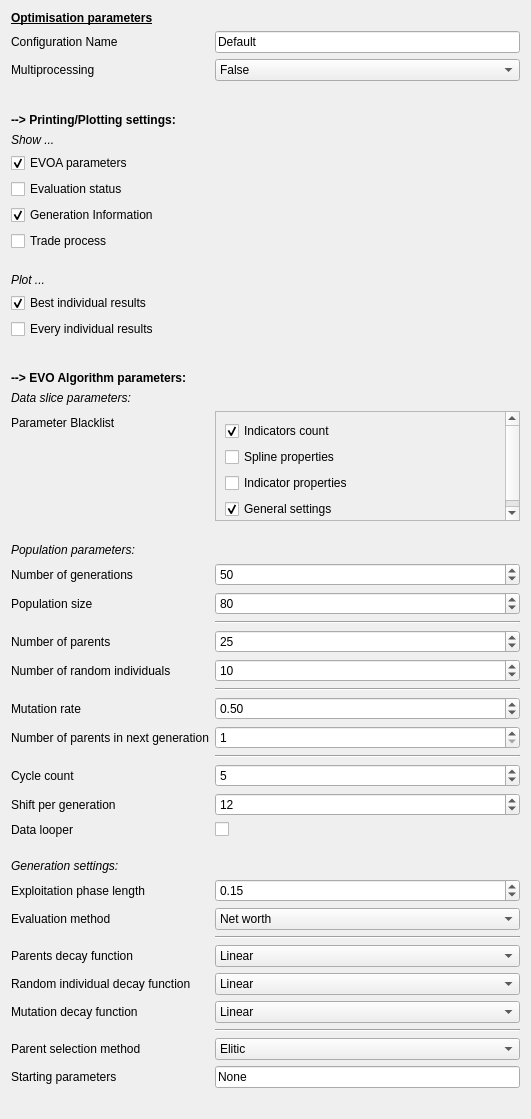
                <widget class="QWidget" name="scrollAreaWidgetContents_4">
                 <property name="geometry">
                  <rect>
                   <x>0</x>
                   <y>0</y>
                   <width>531</width>
                   <height>1046</height>
                  </rect>
                 </property>
                 <layout class="QFormLayout" name="formLayout">
                  <item row="0" column="0">
                   <widget class="QLabel" name="label_3">
                    <property name="text">
                     <string>&lt;html&gt;&lt;head/&gt;&lt;body&gt;&lt;p&gt;&lt;span style=&quot; font-size:9pt; font-weight:600; text-decoration: underline;&quot;&gt;Optimisation parameters&lt;/span&gt;&lt;/p&gt;&lt;/body&gt;&lt;/html&gt;</string>
                    </property>
                   </widget>
                  </item>
                  <item row="2" column="0">
                   <widget class="QLabel" name="label_5">
                    <property name="text">
                     <string>Multiprocessing</string>
                    </property>
                   </widget>
                  </item>
                  <item row="2" column="1">
                   <widget class="QComboBox" name="EVOA_optimisation_multiprocessing">
                    <item>
                     <property name="text">
                      <string>False</string>
                     </property>
                    </item>
                    <item>
                     <property name="text">
                      <string>True</string>
                     </property>
                    </item>
                   </widget>
                  </item>
                  <item row="4" column="0">
                   <widget class="QLabel" name="label_4">
                    <property name="text">
                     <string>&lt;html&gt;&lt;head/&gt;&lt;body&gt;&lt;p&gt;&lt;span style=&quot; font-size:9pt; font-weight:600;&quot;&gt;--&amp;gt; Printing/Plotting settings:&lt;/span&gt;&lt;/p&gt;&lt;/body&gt;&lt;/html&gt;</string>
                    </property>
                   </widget>
                  </item>
                  <item row="5" column="0">
                   <widget class="QLabel" name="label_12">
                    <property name="text">
                     <string>&lt;html&gt;&lt;head/&gt;&lt;body&gt;&lt;p&gt;&lt;span style=&quot; font-style:italic;&quot;&gt;Show ...&lt;/span&gt;&lt;/p&gt;&lt;/body&gt;&lt;/html&gt;</string>
                    </property>
                   </widget>
                  </item>
                  <item row="6" column="0">
                   <widget class="QCheckBox" name="EVOA_optimisation_print_evoa_parameters_per_gen">
                    <property name="enabled">
                     <bool>true</bool>
                    </property>
                    <property name="text">
                     <string>EVOA parameters</string>
                    </property>
                    <property name="checked">
                     <bool>true</bool>
                    </property>
                   </widget>
                  </item>
                  <item row="7" column="0">
                   <widget class="QCheckBox" name="EVOA_optimisation_print_evaluation_status">
                    <property name="text">
                     <string>Evaluation status</string>
                    </property>
                   </widget>
                  </item>
                  <item row="8" column="0">
                   <widget class="QCheckBox" name="EVOA_optimisation_print_generation_info">
                    <property name="text">
                     <string>Generation Information</string>
                    </property>
                    <property name="checked">
                     <bool>true</bool>
                    </property>
                   </widget>
                  </item>
                  <item row="9" column="0">
                   <widget class="QCheckBox" name="EVOA_optimisation_print_trade_process">
                    <property name="text">
                     <string>Trade process</string>
                    </property>
                   </widget>
                  </item>
                  <item row="11" column="0">
                   <widget class="QLabel" name="label_13">
                    <property name="text">
                     <string>&lt;html&gt;&lt;head/&gt;&lt;body&gt;&lt;p&gt;&lt;span style=&quot; font-style:italic;&quot;&gt;Plot ...&lt;/span&gt;&lt;/p&gt;&lt;/body&gt;&lt;/html&gt;</string>
                    </property>
                   </widget>
                  </item>
                  <item row="12" column="0">
                   <widget class="QCheckBox" name="EVOA_optimisation_plot_best_individual_eco_model_results">
                    <property name="text">
                     <string>Best individual results</string>
                    </property>
                    <property name="checked">
                     <bool>true</bool>
                    </property>
                   </widget>
                  </item>
                  <item row="13" column="0">
                   <widget class="QCheckBox" name="EVOA_optimisation_plot_eco_model_results">
                    <property name="text">
                     <string>Every individual results</string>
                    </property>
                   </widget>
                  </item>
                  <item row="15" column="0">
                   <widget class="QLabel" name="label_15">
                    <property name="text">
                     <string>&lt;html&gt;&lt;head/&gt;&lt;body&gt;&lt;p&gt;&lt;span style=&quot; font-size:9pt; font-weight:600;&quot;&gt;--&amp;gt; EVO Algorithm parameters:&lt;/span&gt;&lt;/p&gt;&lt;/body&gt;&lt;/html&gt;</string>
                    </property>
                   </widget>
                  </item>
                  <item row="16" column="0">
                   <widget class="QLabel" name="label_11">
                    <property name="text">
                     <string>&lt;html&gt;&lt;head/&gt;&lt;body&gt;&lt;p&gt;&lt;span style=&quot; font-style:italic;&quot;&gt;Data slice parameters:&lt;/span&gt;&lt;/p&gt;&lt;/body&gt;&lt;/html&gt;</string>
                    </property>
                   </widget>
                  </item>
                  <item row="17" column="0">
                   <widget class="QLabel" name="label_6">
                    <property name="text">
                     <string>Parameter Blacklist</string>
                    </property>
                   </widget>
                  </item>
                  <item row="17" column="1">
                   <widget class="QScrollArea" name="scrollArea">
                    <property name="minimumSize">
                     <size>
                      <width>0</width>
                      <height>110</height>
                     </size>
                    </property>
                    <property name="widgetResizable">
                     <bool>true</bool>
                    </property>
                    <widget class="QWidget" name="scrollAreaWidgetContents_3">
                     <property name="geometry">
                      <rect>
                       <x>0</x>
                       <y>0</y>
                       <width>315</width>
                       <height>108</height>
                      </rect>
                     </property>
                     <layout class="QVBoxLayout" name="verticalLayout_8">
                      <item>
                       <layout class="QVBoxLayout" name="verticalLayout_6">
                        <item>
                         <widget class="QCheckBox" name="EVOA_optimisation_indicators_count">
                          <property name="text">
                           <string>Indicators count</string>
                          </property>
                          <property name="checked">
                           <bool>true</bool>
                          </property>
                         </widget>
                        </item>
                        <item>
                         <widget class="QCheckBox" name="EVOA_optimisation_spline_property">
                          <property name="text">
                           <string>Spline properties</string>
                          </property>
                         </widget>
                        </item>
                        <item>
                         <widget class="QCheckBox" name="EVOA_optimisation_indicator_properties">
                          <property name="text">
                           <string>Indicator properties</string>
                          </property>
                         </widget>
                        </item>
                        <item>
                         <widget class="QCheckBox" name="EVOA_optimisation_general_settings">
                          <property name="text">
                           <string>General settings</string>
                          </property>
                          <property name="checked">
                           <bool>true</bool>
                          </property>
                         </widget>
                        </item>
                       </layout>
                      </item>
                     </layout>
                    </widget>
                   </widget>
                  </item>
                  <item row="19" column="0">
                   <widget class="QLabel" name="label_8">
                    <property name="text">
                     <string>&lt;html&gt;&lt;head/&gt;&lt;body&gt;&lt;p&gt;&lt;span style=&quot; font-style:italic;&quot;&gt;Population parameters:&lt;/span&gt;&lt;/p&gt;&lt;/body&gt;&lt;/html&gt;</string>
                    </property>
                   </widget>
                  </item>
                  <item row="20" column="0">
                   <widget class="QLabel" name="label_9">
                    <property name="text">
                     <string>Number of generations</string>
                    </property>
                   </widget>
                  </item>
                  <item row="20" column="1">
                   <widget class="QSpinBox" name="EVOA_optimisation_nb_of_generations">
                    <property name="minimum">
                     <number>1</number>
                    </property>
                    <property name="maximum">
                     <number>999999</number>
                    </property>
                    <property name="value">
                     <number>50</number>
                    </property>
                   </widget>
                  </item>
                  <item row="21" column="0">
                   <widget class="QLabel" name="label_10">
                    <property name="text">
                     <string>Population size</string>
                    </property>
                   </widget>
                  </item>
                  <item row="21" column="1">
                   <widget class="QSpinBox" name="EVOA_optimisation_population_size">
                    <property name="minimum">
                     <number>1</number>
                    </property>
                    <property name="maximum">
                     <number>999999</number>
                    </property>
                    <property name="value">
                     <number>80</number>
                    </property>
                   </widget>
                  </item>
                  <item row="22" column="1">
                   <widget class="Line" name="line">
                    <property name="orientation">
                     <enum>Qt::Horizontal</enum>
                    </property>
                   </widget>
                  </item>
                  <item row="23" column="0">
                   <widget class="QLabel" name="label_14">
                    <property name="text">
                     <string>Number of parents</string>
                    </property>
                   </widget>
                  </item>
                  <item row="23" column="1">
                   <widget class="QSpinBox" name="EVOA_optimisation_nb_parents">
                    <property name="minimum">
                     <number>1</number>
                    </property>
                    <property name="maximum">
                     <number>999999</number>
                    </property>
                    <property name="value">
                     <number>25</number>
                    </property>
                   </widget>
                  </item>
                  <item row="24" column="0">
                   <widget class="QLabel" name="label_16">
                    <property name="text">
                     <string>Number of random individuals</string>
                    </property>
                   </widget>
                  </item>
                  <item row="24" column="1">
                   <widget class="QSpinBox" name="EVOA_optimisation_nb_random_ind">
                    <property name="maximum">
                     <number>999999</number>
                    </property>
                    <property name="value">
                     <number>10</number>
                    </property>
                   </widget>
                  </item>
                  <item row="25" column="1">
                   <widget class="Line" name="line_2">
                    <property name="orientation">
                     <enum>Qt::Horizontal</enum>
                    </property>
                   </widget>
                  </item>
                  <item row="26" column="0">
                   <widget class="QLabel" name="label_17">
                    <property name="text">
                     <string>Mutation rate</string>
                    </property>
                   </widget>
                  </item>
                  <item row="27" column="0">
                   <widget class="QLabel" name="label_18">
                    <property name="text">
                     <string>Number of parents in next generation</string>
                    </property>
                   </widget>
                  </item>
                  <item row="27" column="1">
                   <widget class="QSpinBox" name="EVOA_optimisation_nb_parents_in_next_gen">
                    <property name="minimum">
                     <number>1</number>
                    </property>
                    <property name="maximum">
                     <number>999999</number>
                    </property>
                   </widget>
                  </item>
                  <item row="28" column="1">
                   <widget class="Line" name="line_3">
                    <property name="orientation">
                     <enum>Qt::Horizontal</enum>
                    </property>
                   </widget>
                  </item>
                  <item row="29" column="0">
                   <widget class="QLabel" name="label_20">
                    <property name="text">
                     <string>Cycle count</string>
                    </property>
                   </widget>
                  </item>
                  <item row="29" column="1">
                   <widget class="QSpinBox" name="EVOA_optimisation_data_slice_cycle_count">
                    <property name="maximum">
                     <number>999999</number>
                    </property>
                    <property name="value">
                     <number>5</number>
                    </property>
                   </widget>
                  </item>
                  <item row="30" column="0">
                   <widget class="QLabel" name="label_21">
                    <property name="text">
                     <string>Shift per generation</string>
                    </property>
                   </widget>
                  </item>
                  <item row="30" column="1">
                   <widget class="QSpinBox" name="EVOA_optimisation_data_slice_shift_per_gen">
                    <property name="maximum">
                     <number>999999</number>
                    </property>
                    <property name="value">
                     <number>12</number>
                    </property>
                   </widget>
                  </item>
                  <item row="31" column="0">
                   <widget class="QLabel" name="label_19">
                    <property name="text">
                     <string>Data looper</string>
                    </property>
                   </widget>
                  </item>
                  <item row="33" column="0">
                   <widget class="QLabel" name="label_29">
                    <property name="text">
                     <string>&lt;html&gt;&lt;head/&gt;&lt;body&gt;&lt;p&gt;&lt;span style=&quot; font-style:italic;&quot;&gt;Generation settings:&lt;/span&gt;&lt;/p&gt;&lt;/body&gt;&lt;/html&gt;</string>
                    </property>
                   </widget>
                  </item>
                  <item row="34" column="0">
                   <widget class="QLabel" name="label_22">
                    <property name="text">
                     <string>Exploitation phase length</string>
                    </property>
                   </widget>
                  </item>
                  <item row="34" column="1">
                   <widget class="QDoubleSpinBox" name="EVOA_optimisation_exploitation_phase_len_percent">
                    <property name="maximum">
                     <double>1.000000000000000</double>
                    </property>
                    <property name="singleStep">
                     <double>0.010000000000000</double>
                    </property>
                    <property name="value">
                     <double>0.150000000000000</double>
                    </property>
                   </widget>
                  </item>
                  <item row="35" column="0">
                   <widget class="QLabel" name="label_23">
                    <property name="text">
                     <string>Evaluation method</string>
                    </property>
                   </widget>
                  </item>
                  <item row="35" column="1">
                   <widget class="QComboBox" name="EVOA_optimisation_evaluation_method">
                    <item>
                     <property name="text">
                      <string>Net worth</string>
                     </property>
                    </item>
                    <item>
                     <property name="text">
                      <string>Metalabels</string>
                     </property>
                    </item>
                    <item>
                     <property name="text">
                      <string>Metalabels (buy/sell)</string>
                     </property>
                    </item>
                    <item>
                     <property name="text">
                      <string>Metalabels average</string>
                     </property>
                    </item>
                    <item>
                     <property name="text">
                      <string>Buy count</string>
                     </property>
                    </item>
                    <item>
                     <property name="text">
                      <string>Sell count</string>
                     </property>
                    </item>
                    <item>
                     <property name="text">
                      <string>Transaction count</string>
                     </property>
                    </item>
                   </widget>
                  </item>
                  <item row="36" column="1">
                   <widget class="Line" name="line_5">
                    <property name="orientation">
                     <enum>Qt::Horizontal</enum>
                    </property>
                   </widget>
                  </item>
                  <item row="37" column="0">
                   <widget class="QLabel" name="label_24">
                    <property name="text">
                     <string>Parents decay function</string>
                    </property>
                   </widget>
                  </item>
                  <item row="37" column="1">
                   <widget class="QComboBox" name="EVOA_optimisation_parents_decay_function">
                    <property name="currentIndex">
                     <number>1</number>
                    </property>
                    <item>
                     <property name="text">
                      <string>Fixed value</string>
                     </property>
                    </item>
                    <item>
                     <property name="text">
                      <string>Linear</string>
                     </property>
                    </item>
                    <item>
                     <property name="text">
                      <string>Exponential</string>
                     </property>
                    </item>
                    <item>
                     <property name="text">
                      <string>Logarithmic</string>
                     </property>
                    </item>
                   </widget>
                  </item>
                  <item row="38" column="0">
                   <widget class="QLabel" name="label_25">
                    <property name="text">
                     <string>Random individual decay function</string>
                    </property>
                   </widget>
                  </item>
                  <item row="38" column="1">
                   <widget class="QComboBox" name="EVOA_optimisation_random_ind_decay_function">
                    <property name="currentIndex">
                     <number>1</number>
                    </property>
                    <item>
                     <property name="text">
                      <string>Fixed value</string>
                     </property>
                    </item>
                    <item>
                     <property name="text">
                      <string>Linear</string>
                     </property>
                    </item>
                    <item>
                     <property name="text">
                      <string>Exponential</string>
                     </property>
                    </item>
                    <item>
                     <property name="text">
                      <string>Logarithmic</string>
                     </property>
                    </item>
                   </widget>
                  </item>
                  <item row="39" column="0">
                   <widget class="QLabel" name="label_26">
                    <property name="text">
                     <string>Mutation decay function</string>
                    </property>
                   </widget>
                  </item>
                  <item row="39" column="1">
                   <widget class="QComboBox" name="EVOA_optimisation_mutation_decay_function">
                    <property name="currentIndex">
                     <number>1</number>
                    </property>
                    <item>
                     <property name="text">
                      <string>Fixed value</string>
                     </property>
                    </item>
                    <item>
                     <property name="text">
                      <string>Linear</string>
                     </property>
                    </item>
                    <item>
                     <property name="text">
                      <string>Exponential</string>
                     </property>
                    </item>
                    <item>
                     <property name="text">
                      <string>Logarithmic</string>
                     </property>
                    </item>
                   </widget>
                  </item>
                  <item row="40" column="1">
                   <widget class="Line" name="line_4">
                    <property name="orientation">
                     <enum>Qt::Horizontal</enum>
                    </property>
                   </widget>
                  </item>
                  <item row="41" column="0">
                   <widget class="QLabel" name="label_27">
                    <property name="text">
                     <string>Parent selection method</string>
                    </property>
                   </widget>
                  </item>
                  <item row="41" column="1">
                   <widget class="QComboBox" name="EVOA_optimisation_parents_selection_method">
                    <item>
                     <property name="text">
                      <string>Elitic</string>
                     </property>
                    </item>
                   </widget>
                  </item>
                  <item row="42" column="0">
                   <widget class="QLabel" name="label_28">
                    <property name="text">
                     <string>Starting parameters</string>
                    </property>
                   </widget>
                  </item>
                  <item row="42" column="1">
                   <widget class="QLineEdit" name="EVOA_optimisation_starting_parameters">
                    <property name="text">
                     <string>None</string>
                    </property>
                   </widget>
                  </item>
                  <item row="43" column="0">
                   <widget class="QLabel" name="label_7">
                    <property name="text">
                     <string/>
                    </property>
                   </widget>
                  </item>
                  <item row="10" column="0">
                   <spacer name="verticalSpacer_12">
                    <property name="orientation">
                     <enum>Qt::Vertical</enum>
                    </property>
                    <property name="sizeType">
                     <enum>QSizePolicy::Fixed</enum>
                    </property>
                    <property name="sizeHint" stdset="0">
                     <size>
                      <width>20</width>
                      <height>10</height>
                     </size>
                    </property>
                   </spacer>
                  </item>
                  <item row="14" column="0">
                   <spacer name="verticalSpacer_13">
                    <property name="orientation">
                     <enum>Qt::Vertical</enum>
                    </property>
                    <property name="sizeType">
                     <enum>QSizePolicy::Fixed</enum>
                    </property>
                    <property name="sizeHint" stdset="0">
                     <size>
                      <width>20</width>
                      <height>20</height>
                     </size>
                    </property>
                   </spacer>
                  </item>
                  <item row="18" column="0">
                   <spacer name="verticalSpacer_14">
                    <property name="orientation">
                     <enum>Qt::Vertical</enum>
                    </property>
                    <property name="sizeType">
                     <enum>QSizePolicy::Fixed</enum>
                    </property>
                    <property name="sizeHint" stdset="0">
                     <size>
                      <width>20</width>
                      <height>10</height>
                     </size>
                    </property>
                   </spacer>
                  </item>
                  <item row="32" column="0">
                   <spacer name="verticalSpacer_15">
                    <property name="orientation">
                     <enum>Qt::Vertical</enum>
                    </property>
                    <property name="sizeType">
                     <enum>QSizePolicy::Fixed</enum>
                    </property>
                    <property name="sizeHint" stdset="0">
                     <size>
                      <width>20</width>
                      <height>10</height>
                     </size>
                    </property>
                   </spacer>
                  </item>
                  <item row="3" column="0">
                   <spacer name="verticalSpacer_24">
                    <property name="orientation">
                     <enum>Qt::Vertical</enum>
                    </property>
                    <property name="sizeType">
                     <enum>QSizePolicy::Fixed</enum>
                    </property>
                    <property name="sizeHint" stdset="0">
                     <size>
                      <width>20</width>
                      <height>20</height>
                     </size>
                    </property>
                   </spacer>
                  </item>
                  <item row="26" column="1">
                   <widget class="QDoubleSpinBox" name="EVOA_optimisation_mutation_rate">
                    <property name="maximum">
                     <double>1.000000000000000</double>
                    </property>
                    <property name="singleStep">
                     <double>0.010000000000000</double>
                    </property>
                    <property name="value">
                     <double>0.500000000000000</double>
                    </property>
                   </widget>
                  </item>
                  <item row="31" column="1">
                   <widget class="QCheckBox" name="EVOA_optimisation_data_looper">
                    <property name="text">
                     <string/>
                    </property>
                   </widget>
                  </item>
                  <item row="1" column="0">
                   <widget class="QLabel" name="label_2">
                    <property name="text">
                     <string>Configuration Name</string>
                    </property>
                   </widget>
                  </item>
                  <item row="1" column="1">
                   <widget class="QLineEdit" name="EVOA_optimisation_config_name">
                    <property name="text">
                     <string>Default</string>
                    </property>
                   </widget>
                  </item>
                 </layout>
                </widget>
